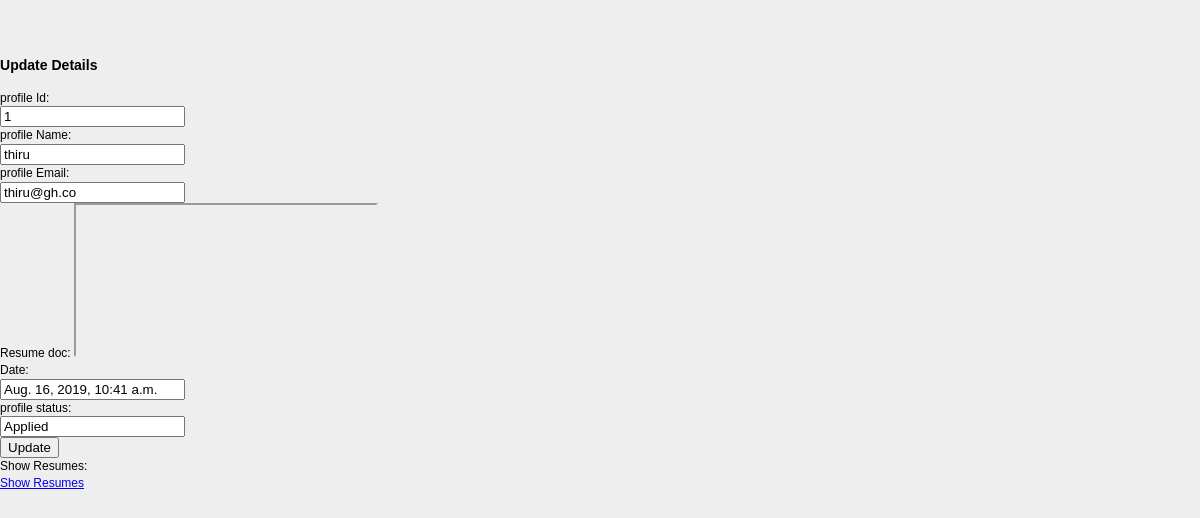
The page /resumesender/edit/1 (signed in) on the database its author committed.
### resumesender/models.py (models this page shows)
class Resumeprofile(models.Model):
	candidate_name = models.CharField(max_length=200)
	candidate_mail = models.EmailField()
	resume_file = models.FileField(upload_to='documents/%d%m%Y/')
	resume_date = models.DateTimeField(auto_now_add=True)
	RESUME_STATUS = (
		('Applied', 'Applied'),
		('Viewed', 'Viewed'),
		('Accepted', 'Accepted'),
		('Rejected', 'Rejected')
	)
	resume_status = models.CharField(max_length=15, choices=RESUME_STATUS, default='Applied')
	class Meta:
		db_table = "resumeprofile"

### resumesender/views.py (the view)
# urls.py: path('edit/<int:id>', views.edit),
@login_required
def edit(request, id):
    profile = Resumeprofile.objects.get(id=id)
    return render(request,'edit.html', {'profile':profile})

### resumesender/templates/edit.html (shortened to what this page needs)
    <!DOCTYPE html>
    <html lang="en">
    <head>
        {% load staticfiles %}
        <link rel="stylesheet" href="{% static 'css/style.css' %}"/>
    </head>
    <body>
    <form method="POST" class="post-form" action="/resumesender/update/{{profile.id}}">
        <div class="container">
    <br>
        <div class="form-group row">
        <div class="col-sm-4">
        <h3>Update Details</h3>
        </div>
      </div>
        <div class="form-group row">
        <label class="col-sm-2 col-form-label">profile Id:</label>
        <div class="col-sm-4">
            <input type="text" name="id" id="id_eid" required maxlength="20" value="{{ profile.id }}"/>
        </div>
      </div>
      <div class="form-group row">
        <label class="col-sm-2 col-form-label">profile Name:</label>
        <div class="col-sm-4">
            <input type="text" name="candidate_name" id="id_name" required maxlength="100" value="{{ profile.candidate_name }}" />
        </div>
      </div>
        <div class="form-group row">
        <label class="col-sm-2 col-form-label">profile Email:</label>
        <div class="col-sm-4">
            <input type="text" name="candidate_mail" id="id_email" required maxlength="254" value="{{ profile.candidate_mail }}" />
        </div>
     <div class="form-group row">
        <label class="col-sm-2 col-form-label">Resume doc:</label>
		<iframe src="../{{ profile.resume_file }}"></iframe>
      </div>
        <div class="form-group row">
        <label class="col-sm-2 col-form-label">Date:</label>
        <div class="col-sm-4">
            <input type="text" name="resume_date" id="id_date" required maxlength="254" value="{{ profile.resume_date }}" />
        </div>
       <div class="form-group row">
        <label class="col-sm-2 col-form-label">profile status:</label>
        <div class="col-sm-4">
            <input type="text" name="resume_status" id="id_status" required maxlength="254" value="{{ profile.resume_status }}" />
        </div>
        <div class="form-group row">
        <div class="col-sm-4">
        <button type="submit" class="btn btn-success">Update</button>
        </div>
        </div>
       </div>
		<div class="form-group row">
        <label class="col-sm-2 col-form-label">Show Resumes:</label>
        <div class="col-sm-4">
           <a href="/resumesender/show">Show Resumes</a>
        </div>
      </div>
    </form>
    </body>
    </html>

### resumesender/static/css/style.css (style rules this page uses)
body { font:12px/1.4 Verdana,Arial; background:#eee; height:100%; margin:25px 0; padding:0 }

### rows shown on the page
Resumeprofile: id "1", candidate_name "thiru", candidate_mail "thiru@gh.co", resume_date "Aug. 16, 2019, 10:41 a.m.", resume_status "Applied"
